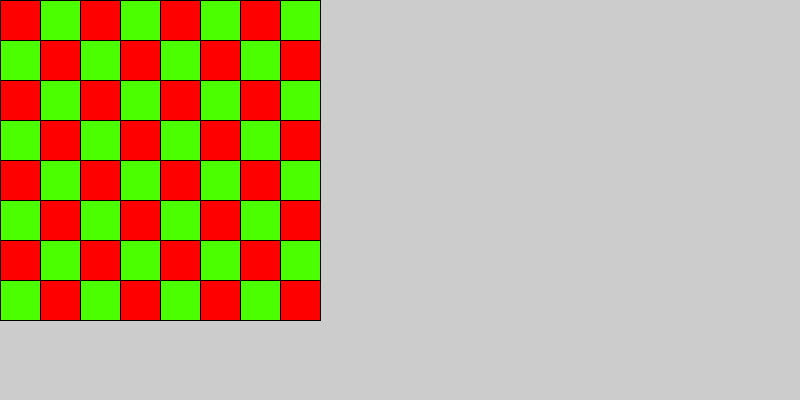
Frame 1 (no input)
Frame 60 (the mouse pressed at the canvas centre just before this capture): identical to frame 1, image omitted
Frame 120 (the mouse held since frame 60 and released just before this capture): identical to frame 1, image omitted

The Processing sketch that drew this single still picture (run headless with seeded random() and noise(); from frame 60 on, the mouse is pressed at the canvas centre):

// Processing sketch: task_6
// ── task_6.pde
int[][] board = new int[8][8];

int sideLength = 40;

void setup() {
size (800,400);
  for (int x=0; x<board.length; x++) {
    for (int y=0; y<board[x].length; y++) {
      board[x][y] = (x + y) % 2;
    }
  }
}

void draw(){
  
   for (int x=0; x<board.length; x++) {
    for (int y=0; y<board[x].length; y++) {
      
      if(board[x][y]==0){
        fill(#FF0000);
      }else{
        fill(#4BFF00);
      }
      rect(x * sideLength, y * sideLength, sideLength, sideLength);
    
    }
  }

  
}
